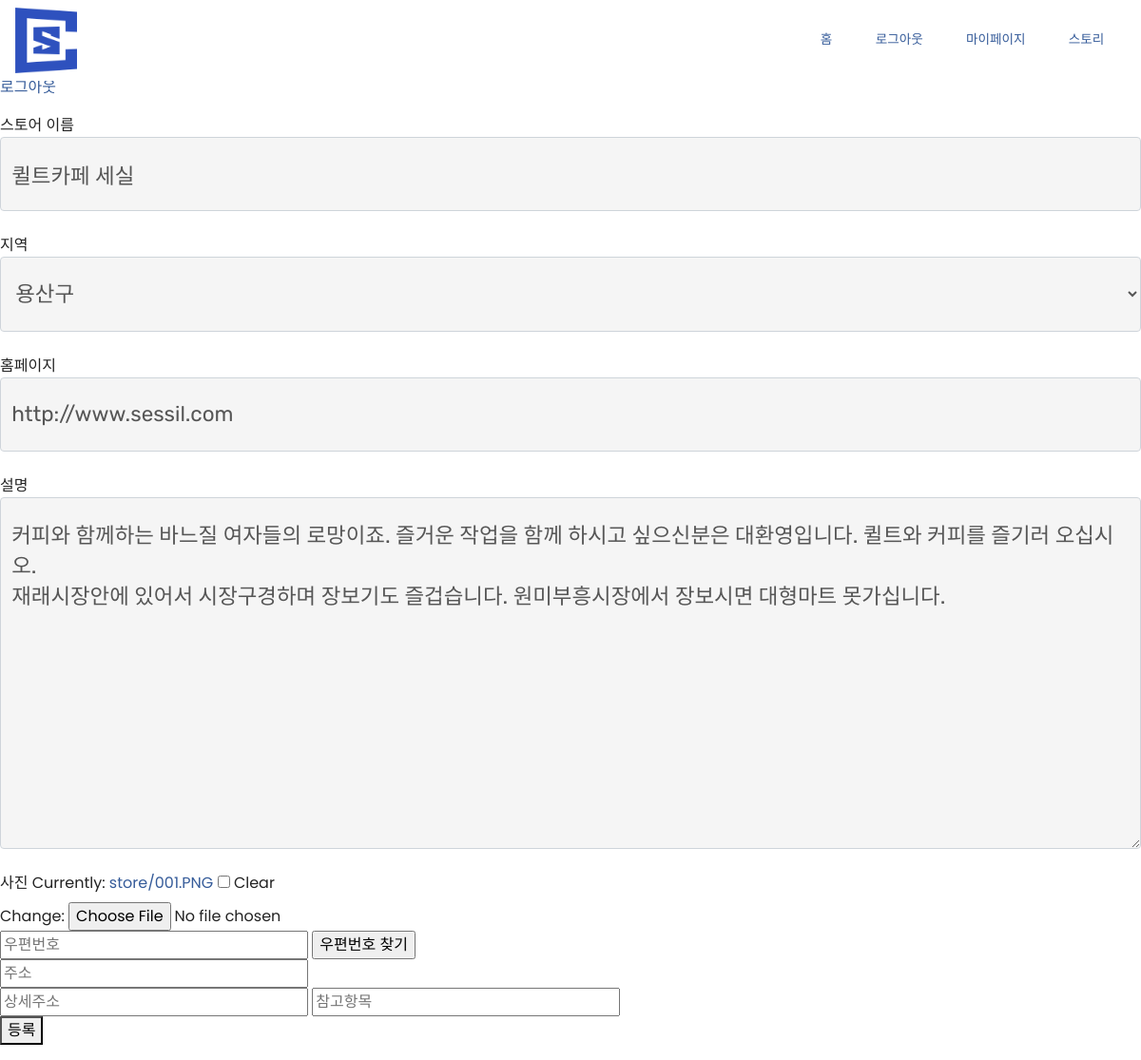
Page /storeregister/storeupdate/10 (signed in) on the committed database.
### storeregister/models.py (models this page shows, shortened)
class Store(models.Model):
    REGION_CHOICES = (
      ('GN', '강남구'),
      ('SC', '서초구'),
      ('YS', '용산구'),
    )
    user = models.ForeignKey(settings.AUTH_USER_MODEL, on_delete=models.CASCADE)
    store_title = models.CharField(max_length=100)
    region = models.CharField(max_length=100, choices=REGION_CHOICES)
    address = models.TextField(max_length=200)
    detailaddr = models.TextField(max_length=200)
    homepage = models.URLField(max_length=200)
    photo = models.ImageField(null=True,blank=True, upload_to='store/')
    describe = models.TextField()
    date = models.DateTimeField(auto_now_add=True)

### storeregister/views.py (the view)
# urls.py: path('storeupdate/<int:store_id>', views.storeupdate, name='storeupdate'),   #가게수정
@login_required
def storeupdate(request, store_id):
    store = get_object_or_404(Store, pk=store_id)
    if request.method=='POST':
        form = StoreForm(request.POST, instance=store)
        if form.is_valid():
            store = form.save(commit=False)
            store.user = request.user  ##username 자동 설정
            store.save()
            return redirect('storeregister:detail', store_id=store.pk)
    else:
        if store.user == User.objects.get(username=request.user.get_username()) :  ##자신의 글일때만 수정 가능
            form = StoreForm(instance=store)
            return render(request, 'storeregister/store_edit.html', {'form':form})
        else :
            return redirect('storeregister:detail', store_id=store.pk)    ##자신의 글 아니면 해당글 detail로 redirect

### storeregister/forms.py
class StoreForm(forms.ModelForm):
    class Meta:
        model = Store
        fields = ['store_title', 'region', 'address', 'detailaddr',
                'homepage', 'describe', 'photo']
        widgets={
            'store_title' : forms.TextInput(
                attrs={
                    'class':'form-control',
                    'placeholder':'제목을 입력하세요',
                }
            ),
            'region' : forms.Select(
                attrs={
                    'class':'form-control',
                }
            ),
            'homepage': forms.TextInput(
                attrs={
                    'class':'form-control',
                }
            ),
            'describe' : forms.Textarea(
                attrs={
                    'class':'form-control',
                }
            ),
        }
        labels = {
            'store_title' : '스토어 이름',
            'region' : '지역',
            'homepage' : '홈페이지',
            'describe' : '설명',
            'photo' : '사진',
        }

### storeregister/templates/storeregister/store_edit.html (shortened to what this page needs)
<p>가게정보수정페이지</p>
{% extends 'base.html' %}
{% block content %}
    <form method='POST'>
        {{ form.store_title.label }} {{ form.store_title }} <br>
        {{ form.region.label }} {{ form.region }}<br>
        {{ form.homepage.label }} {{ form.homepage }}<br>
        {{ form.describe.label }} {{ form.describe }}<br>
        {{ form.photo.label }} {{ form.photo }}<br>
            <input type="text"  id="sample6_postcode" placeholder="우편번호">
            <input type="button" onclick="sample6_execDaumPostcode()" value="우편번호 찾기"><br>
            <input type="text" name="address" id="sample6_address" placeholder="주소"><br>
            <input type="text" name="detailaddr" id="sample6_detailAddress" placeholder="상세주소">
            <input type="text" id="sample6_extraAddress" placeholder="참고항목">
            <br>
            <input type="submit" value="등록">
    </form>
{% endblock %}

### sclass/static/assets2/theme/css/style.css (style rules this page uses)
div, span, h1, h2, h3, h4, h5, h6, p, blockquote, a, ol, ul, li, figcaption, textarea, input, .display-1, .display-2 { font: inherit; }
a { font-style: normal; font-weight: 400; cursor: pointer; }
a, a:hover { text-decoration: none; }
[type="submit"] { -webkit-appearance: none; }
.form-control { background-color: #f5f5f5; box-shadow: none; color: #565656; line-height: 1.43; min-height: 3.5em; padding: 1.07em .5em; }
html, body { height: auto; min-height: 100vh; }

### sclass/static/assets2/mobirise/css/mbr-additional.css (style rules this page uses)
a, a:hover { color: #365c9a; }
.form-control { font-family: 'Rubik', sans-serif; font-size: 1.4rem; }

### rows in the picture
Store: store_title "퀼트카페 세실", region "용산구", homepage "http://www.sessil.com", describe "커피와 함께하는 바느질 여자들의 로망이죠. 즐거운 작업을 함께 하시고 싶으신분은 대환영입니다. 퀼트와 커피를 즐기러 오십시오. 재래시장안에 있어서 시장구경하며 장보기도 즐겁습니다. 원미부흥시장에서 장보시면 대형마트 못가십니다."
